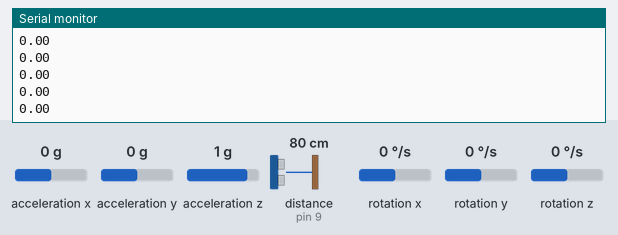
A sketch run on a simulated Arduino Uno, built with avr-gcc and run on an emulated ATmega328P. Shown: the last lines printed to the serial monitor. The test bench sets the inputs (shaded band); at power-on: distance to the obstacle (sensor on pin 9) 80 cm, rotation z 0 °/s, acceleration x 0 g, acceleration y 0 g, acceleration z 1 g, rotation x 0 °/s, rotation y 0 °/s. The echo pulse lasts 58.3 µs per cm; storage starts empty.

Above: at 13.2 s.
13.3 s: distance to the obstacle (sensor on pin 9) set to 35 cm
14.8 s: rotation z set to -192 °/s
At 14.84 s:
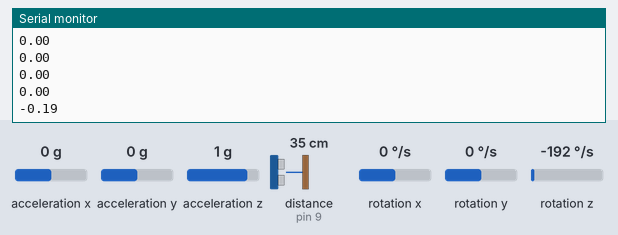
16.3 s: distance to the obstacle (sensor on pin 9) set to 2 cm
At 16.31 s:
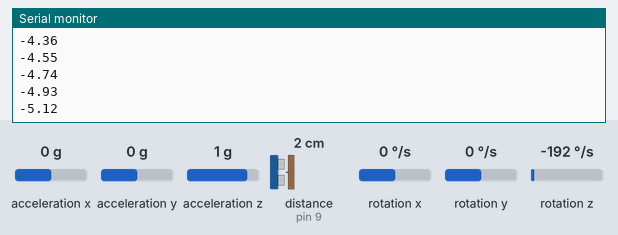
17.8 s: rotation z set to -100 °/s
At 17.84 s:
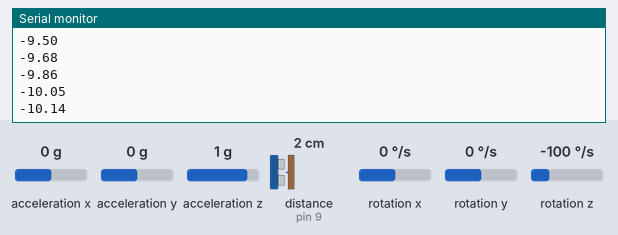
Timing chart, 0 to 20.3 s (numbered marks = the images above; inputs shaded):
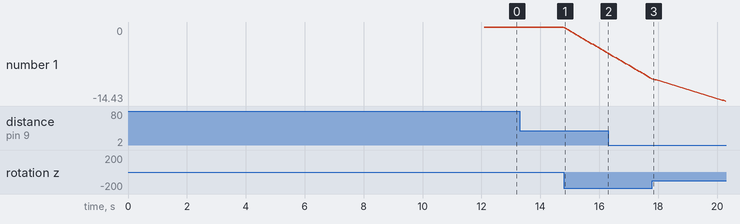

The sketch:

Phys_3360_Project_patch1.ino
```cpp
//===============================================================================================================================================================================================================
//LIBRARIES
//===============================================================================================================================================================================================================
#include <Wire.h>
//#include <I2Cdev.h>
#include <MPU6050_tockn.h>
#include <SD.h>

// INITIALIZE MPU6050
MPU6050 mpu6050(Wire);

//===============================================================================================================================================================================================================
//CONSTANTS
//===============================================================================================================================================================================================================
//PINS
const int trigger = 8;
const int echo = 9;
const int chip = 10;
float duration, distance;

//FILTERING
const int max_size = 3;

float ring_buffer_dist[max_size];
int ring_index_dist = 0;

float ring_buffer_X[max_size];
float ring_buffer_Y[max_size];
int ring_index_X = 0;
int ring_index_Y = 0;
int l = 0;

//SONAR

//ACCELEROMETER/GYRO
float accelXoffset = 0, accelYoffset = 0, accelZoffset = 0;

float rax, ray, raz; // Raw accelerations in three directions
float accelX, accelY, accelZ, theta, theta_deg; // position data based on the MPU6050 unit
float phi, rho; // Angles of tilt as calculated from MPU6050
double gxo, gyo; // Gyro integration offsets
float vX = 0; float vY = 0; // Velocities for intermediate integration
float offsetX = 0;
float offsetY = 0; // Offsets from starting position, as calculated from MPU6050
float r;

float x;
float y; // Outputs to .csv file

int t;
float dt = 0.02; // Delay per loop in seconds
float gscale = 250 / 32768; // Scale of gyro rotational speed
float ascale = 981; // Scale of accelerometer (convert g's to cm/s/s)

String filename; // File name on SD card
//===============================================================================================================================================================================================================
//FUNCTIONS
//===============================================================================================================================================================================================================
int running_avg(int val, float ring_buffer[], int ring_index) {
  //ring buffer
  //scale val so we don't run out of bits
  ring_buffer[ring_index] = val / max_size;

  //summing over the entire ring_buffer
  int sum = 0;
  for (int i = 0; i < max_size; i++) {
    sum = sum + ring_buffer[i];
  }

  //return running avg
  return sum;
}

float getDistance() { // Find the distance (cm) from the sonar sensor to the nearest object in range
  digitalWrite(trigger, LOW);
  delay(40); // Wait for noise to decay (based on spec sheet recommendations)
  digitalWrite(trigger, HIGH);
  delayMicroseconds(10);
  digitalWrite(trigger, LOW);
  duration = pulseIn(echo, 1);
  if(duration * 0.01715 > 400) return 400;
  else return duration * 0.01715; // Distance = speed of sound * 1/2 delta t
  // The sensor returns 1 until it hears the returning pulse.
  // The length of the high pulse is independent of the length of the pulse to the trigger pin.
}


//===============================================================================================================================================================================================================
//MAIN
//===============================================================================================================================================================================================================
void setup() {

  Wire.begin();
  pinMode(trigger, OUTPUT); // Initialize sonar sensor pins
  pinMode(echo, INPUT);

  Serial.begin(9600);
  Serial.println("Set the device on a flat surface.");
  Serial.println("Calibrating IMU...");

  // Initialize MPU6050
  mpu6050.begin();
  //Calculate accelerometer and gyro offsets.
  mpu6050.calcGyroOffsets(false);
  delay(1000);
  int16_t rx, ry, rz;

  for (int i = 0; i < 3000; i++) {
    mpu6050.update();

    accelXoffset += mpu6050.getAccX() *0.327;
    accelYoffset += mpu6050.getAccY() *0.327;
    accelZoffset += mpu6050.getAccZ() *0.327;

    gxo += mpu6050.getGyroAngleX() / 3000; // Gyro X Offset: averaged over 3000 cycles
    gyo += mpu6050.getGyroAngleY() / 3000; // Gyro Y Offset

    // Get difference between gyro-calculated angles and accel-calculated angles
    gxo -= mpu6050.getAccAngleX() / 3000;
    gyo -= mpu6050.getAccAngleY() / 3000;
    // Subtract gxo and gyo from the gyro-calculated angles to get accurate angles which don't depend on acceleration.
  }

  Serial.println("");
  Serial.print("Initializing SD card...");

  // see if the card is present and can be initialized:
  if (!SD.begin(chip)) {
    Serial.println("");
    Serial.println("Card failed, or not present");
    // don't run the program
    while (1);
  }
  // Create a new file and don't overwrite an old one
  int i = 1;
  filename = "output" + String(i) + ".csv";
  while (SD.exists(filename)) {
    i++;
    filename = "output" + String(i) + ".csv";
  }
  Serial.println(" Done!");
}

void loop() {

  // Get a filtered distance reading from the sonar
  float dist_avg = running_avg(getDistance(), ring_buffer_dist, ring_index_dist);
  ring_index_dist = (ring_index_dist + 1) % max_size;

  // Read values from MPU-6050
  mpu6050.update(); // Library-defined function to grab values from MPU6050


  //rax = mpu6050.getAccX() - accelXoffset;
  //ray = mpu6050.getAccY() - accelYoffset;
  //rax = mpu6050.getAccX();
  //ray = mpu6050.getAccY();
  //raz = -1 * (mpu6050.getAccZ() - accelZoffset); // Accelerometer z axis is upside down and we zeroed it

  //phi = (mpu6050.getGyroAngleY() - gyo) * 0.017453293; // phi is the angle of vertical tilt: radians
  //rho = (mpu6050.getGyroAngleX() - gxo) * 0.017453293; // rho is the angle of sideways tilt: radians
  theta_deg =  mpu6050.getAngleZ();
  theta = theta_deg*(PI/ 180);


  // Get horizontal offset
  // Add acceleration vectors (based on angles) to get true accelerations (eliminate tilt)
  //accelX = ascale * (rax * cos(phi)+raz*sin(phi)); // Calculate acceleration in x (direction of sonar)
  //accelY = ascale * (ray * cos(rho)+raz*sin(rho)); // Calculate acceleration in y (side-to-side)
  //vX = vX + accelX * dt;
  //vY = vY + accelY * dt; // Integrate acceleration to get velocity;
  //offsetX = offsetX + vX * dt; // integrate acceleration to get position change.
  //offsetY = offsetY + vY * dt;


  r = dist_avg; // The sonar will return about the same distance within a +/- 15-degree angle range.
                // Thus, no need to correct for angle of tilt.


  x = r * cos(theta);
  y = r * sin(theta);


  //WRITE TO SD CARD
  if(l>max_size){ // Let the ring buffer initialize before recording any data/only take measurements every 15 degrees

  File output = SD.open(filename, FILE_WRITE);
  output.print(x); output.print(","); output.println(y);
  output.close();}

  Serial.println(theta);
  l++; //File just got longer; increment the length counter.
  dt = 0.001*(millis() - t); // Read change in time (seconds)
}
```

Measured:
- after the input at 14.8 s, the serial monitor: prints a new line at once (image 1)
- plotted number 1: 0 → -5.12 after the input at 14.8 s, -5.12 → -10.05 after the input at 16.3 s
